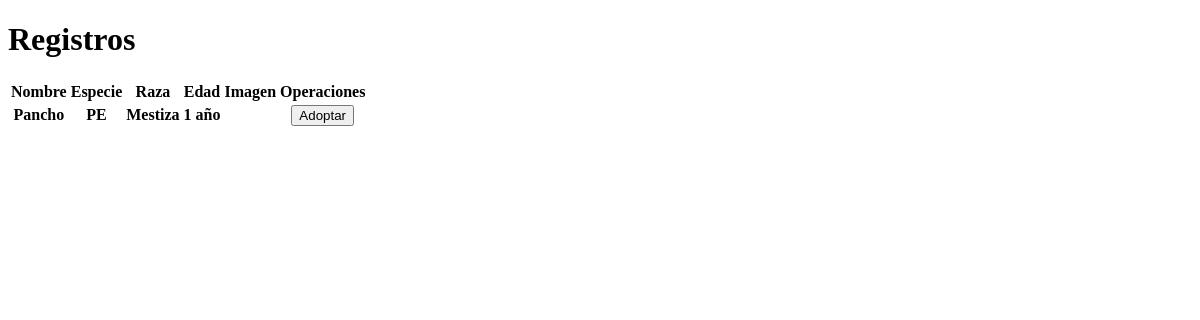
The page /adoptar.php on the database as committed earlier.
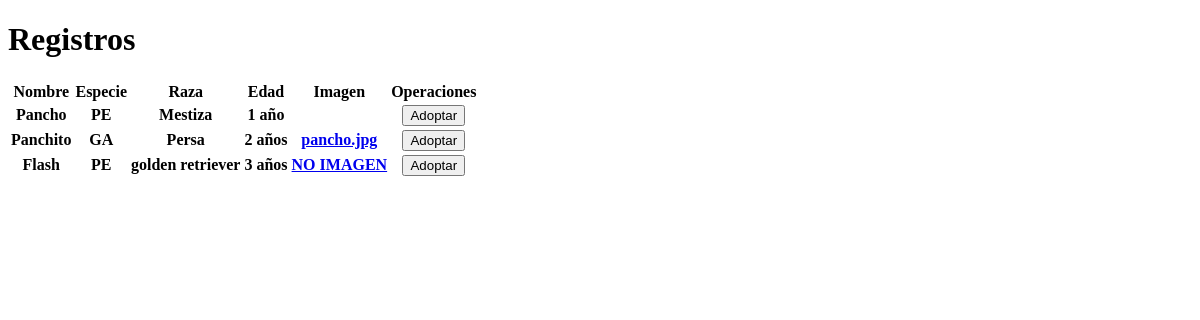
The same page on the database as committed later.
### tables this page shows
CREATE TABLE `mascotas` (
  `id` int(11) NOT NULL,
  `nombre` varchar(200) NOT NULL,
  `especie` varchar(100) NOT NULL,
  `raza` varchar(300) NOT NULL,
  `edad` varchar(200) NOT NULL,
  `imagen` longblob NOT NULL
);

### adoptar.php (the view, shortened to what this page needs)
<?php
$pdo = new PDO("mysql:host=localhost;dbname=proyecto;charset=utf8","root","");
$sql1 = "SELECT * FROM mascotas";
?>
<!DOCTYPE html>
<html lang="en">
<head>
</head>
<body>
<h1>Registros</h1>
    <table>
        <tr>
            <th>Nombre</th>
            <th>Especie</th>
            <th>Raza</th>
            <th>Edad</th>
            <th>Imagen</th>
            <th>Operaciones</th>
        </tr>
        <?php
    foreach ($pdo-> query($sql1) as $fila)
    {
        ?>
    <tr>
        <th><?php echo $fila["nombre"];?></th>
        <th><?php echo $fila["especie"];?></th>
        <th><?php echo $fila["raza"];?></th>
        <th><?php echo $fila["edad"];?></th>
        <th><a href="imagenes/<?php echo $fila["imagen"];?>"><?php echo $fila["imagen"];?></a></th>
        <th><button>Adoptar</button></th>
    </tr>
        <?php
    }
    ?>
    </table>
</body>
</html>

Rows that differ between the two databases and show on the page:
added mascotas: nombre "Panchito", especie "GA", raza "Persa", edad "2 años", imagen "pancho.jpg"
added mascotas: nombre "Flash", especie "PE", raza "golden retriever", edad "3 años", imagen "NO IMAGEN"
